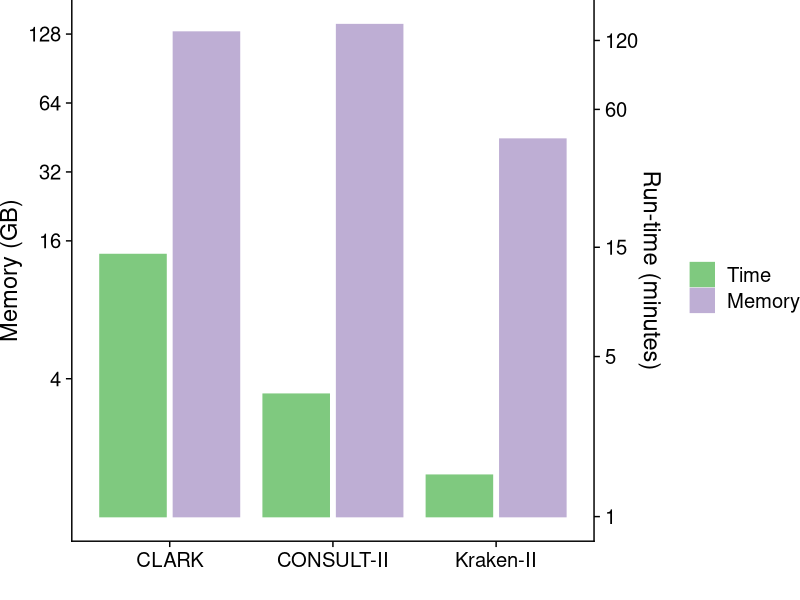

Write the R code that produced this figure. (Note: this script raises an error after producing the figure.)
require(ggplot2)
require(reshape2)
require(readr)
require(cowplot)
require(dplyr)

rc <- read_tsv("../results/resource_tool_comparison.tsv")
rc$Tool[rc$Tool == "Kraken-II (concatenated)"] <- "Kraken-II"
rc$Tool[rc$Tool == "CLARK (concatenated)"] <- "CLARK"
rc <- rc %>% filter(Tool == "CLARK" | Tool == "CONSULT-II" | Tool == "Kraken-II")

ggplot(melt(rc[, 0:4], id.vars = 1:2)) +
  geom_col(aes(x=Tool, colour=variable, fill=variable, y=value), position = position_dodge2(padding = 0.1)) +
  theme_cowplot(font_size = 17) +
  labs(fill = "", colour = "", x = "") +
  theme(plot.margin = unit(c(0, 0, 0, 0), "cm")) +
  scale_y_continuous(trans = "log2", name = "Memory (GB)", c(4, 16, 32, 64, 128), sec.axis = sec_axis(~., name="Run-time (minutes)", breaks = c(1, 5, 15, 60, 120))) +
  scale_colour_brewer(palette = "Accent", labels=c("Memory_GB" = "Memory", "Time_min"="Time")) +
  scale_fill_brewer(palette = "Accent", labels=c("Memory_GB" = "Memory", "Time_min"="Time"))
ggsave2("../figures/resource_tool_comparison.pdf", width = 6.75, height = 4)